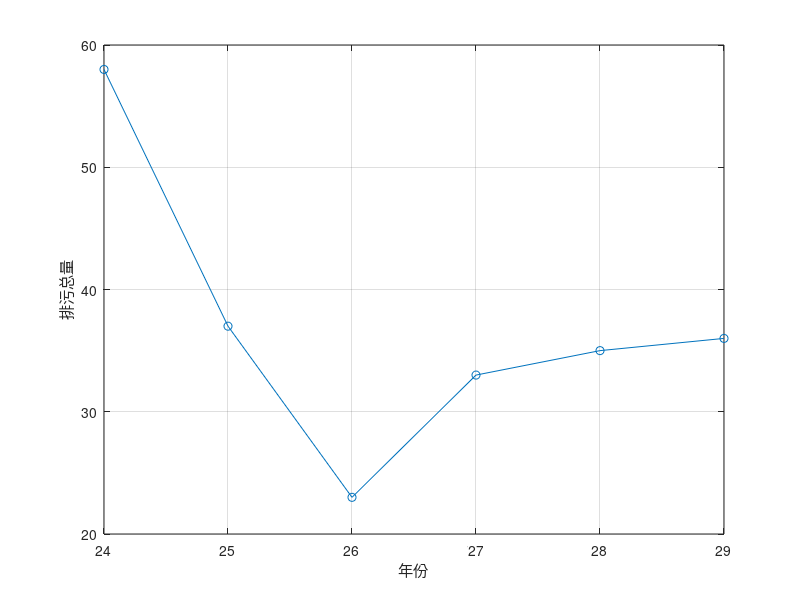
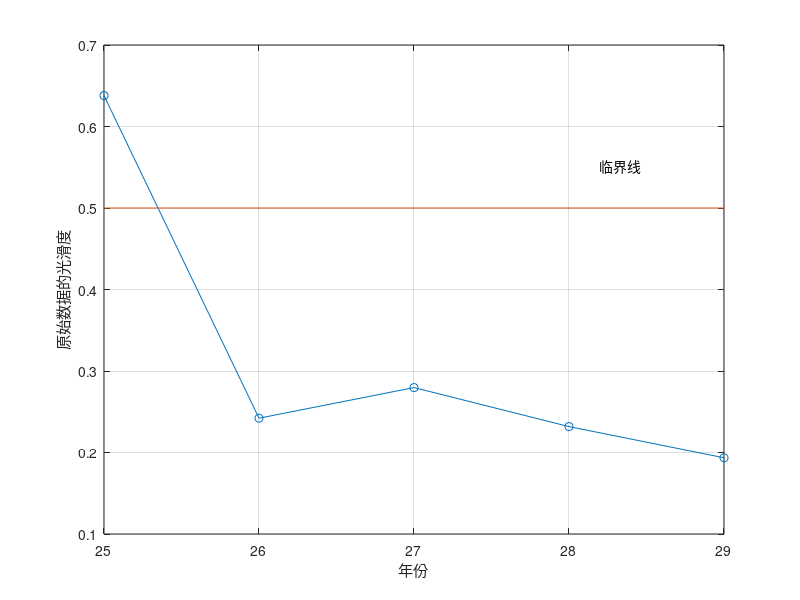

The MATLAB script that drew these images, in order: (Note: this script raises an error after producing the figures.)
%% 输入原始数据并作出时间序列图
clear;clc
year = [24:1:29]'; %横坐标表示天
x0 = [58,37,23,33,35,36]'; %原始数据序列，写成列向量形式

%画出原始数据的时间序列图
figure(1);
plot(year,x0,'o-');
grid on;
set(gca,'xtick',year(1:1:end))
xlabel('年份');
ylabel('排污总量');

%% 判断是否适用于数据期数较短的非负时间序列
ERROR = 0; %建立一个错误指标，一旦出错就指定为1
%判断是否有负数元素
if sum(x0<0) > 0
    disp('灰色预测的时间序列中不能有负数')
    ERROR = 1; 
end
%判断数据量是否太少
n = length(x0); %原始数据长度
disp(strcat('原始数据的长度为',num2str(n)))
if n<=3
    disp('数据量太小')
    ERROR = 1;
end
%数据太多时提示可考虑使用其他方法
if n>10
    disp('考虑其他使用方法')
end
%判断数据是否为列向量，如果输入的是行向量则转置为列向量
if size(x0,1) == 1
    x0 = x0';
end
if size(year,1) == 1
    year = year';
end

%% 对一次累加后的数据进行准指数规律的检验
if ERROR == 0
    disp('----------------------------------------')
    disp('准指数规律检验')
    x1 = cumsum(x0); %累加
    rho = x0(2:end) ./ x1(1:end-1); %计算光滑度
    %画出光滑度图形和0.5的直线
    figure(2)
    plot(year(2:end),rho,'-o',[year(2),year(end)],[0.5,0.5],'-');
    grid on;
    text(year(end-1)+0.2,0.55,'临界线')
    set(gca,'xtick',year(2:1:end))
    xlabel('年份');
    ylabel('原始数据的光滑度');
    
    disp(strcat('指标1：光滑度比小于0.5的数据占比为',num2str(100*sum(rho<0.5)/(n-1)),'%'))
    disp(strcat('指标2：除去前两个周期外，光滑度比小于0.5的数据占比为',num2str(100*sum(rho(3:end)<0.5)/(n-1)),'%'))
    disp('参考标准：指标1一般要大于60%，指标2要大于90%')
    
    Judge = input('你认为可以通过准指数规律的检验吗？可以输入1，不能输入0');
    if Judge == 0
        disp('不适合')
        ERROR = 1;
    end
    disp('----------------------------------------')
end

if ERROR == 0
    if n > 7 %分训练组和试验组(n>7取后三年，n<7取后两年)
        test_num = 3;
    else
        test_num = 2;
    end
    train_x0 = x0(1:end-test_num); %训练数据
    disp('训练数据是：')
    disp(mat2str(train_x0'))
    test_x0 = x0(end-test_num+1:end); %试验数据
    disp('试验数据是：')
    disp(mat2str(test_x0'))
    disp('----------------------------------------')
    %使用GM(1,1)模型对训练数据进行训练，返回的result计算往后预测test_num的数据
    disp(' ')
    disp('***下面是GM(1,1)模型预测的详细过程***')
    result1 = gm11(train_x0,test_num);
    disp(' ')
    disp('----------------------------------------')
    %绘制对试验数据进行预测的图形
    test_year = year(end-test_num+1:end); %试验组对应年份
    figure(3)
    plot(test_year,test_x0,'-o',test_year,result1,'*-');
    grid on;
    set(gca,'xtick',year(end-test_num+1):1:year(end))
    legend('试验组的真实数据','GM(1,1)预测结果')
    xlabel('年份');
    ylabel('排污总量');
    
    predict_num = input('请输入你要往后面预测的的期数：');
    [result,x0_hat,relative_residuals,eta] = gm11(x0,predict_num);
    
    %% 输出使用最佳的模型预测出来的结果
    disp('----------------------------------------')
    disp('对原始数据的拟合结果：')
    for i =1:n
        disp(strcat(num2str(year(i)),': ',num2str(x0_hat(i))))
    end
    disp(strcat('往后预测',num2str(predict_num),'期的得到的结果：'))
    for i = 1:predict_num
        disp(strcat(num2str(year(end)+i),'：',num2str(result(i))));
    end
    
    %% 绘制相对残差和级比偏差的图形
    figure(4)
    subplot(2,1,1) %绘制子图
    plot(year(2:end),relative_residuals,'*-');
    grid on;
    legend('相等残差');
    xlabel('年份');
    set(gca,'xtick',year(2:1:end))
    disp(' ')
    disp('****下面将输出对原数据拟合的评价结果****')
    
    %% 残差检验
    average_relative_residuals = mean(relative_residuals); %计算平均残差
    disp(strcat('平均相对残差为',num2str(average_relative_residuals)))
    if average_relative_residuals<0.1
        disp('残差检验的结果表明：该模型对原始数据的拟合程度非常不错')
    elseif average_relative_residuals<0.2
        disp('残差检验的结果表明：该模型对原始数据的拟合程度达到一般要求')
    else
        disp('残差检验的结果表明：该模型对原始数据的拟合程度不太好')
    end
    
    %% 级比偏差检验
    average_eta = mean(eta); %计算平均级比偏差
    disp(strcat('平均级比偏差为',num2str(average_eta)))
    if average_eta<0.1
        disp('级比检验的结果表明：该模型对原始数据的拟合程度非常不错')
    elseif average_eta<0.2
        disp('级比检验的结果表明：该模型对原始数据的拟合程度达到一般要求')
    else
        disp('级比检验的结果表明：该模型对原始数据的拟合程度不太好，建议使用其他模型预测')
    end
    disp(' ')
    disp('----------------------------------------')
    
    %% 绘制最终的预测效果图
    figure(5);
    plot(year,x0,'-o',year,x0_hat,'-*m',year(end)+1:year(end)+predict_num,result,'-*b');
    grid on;
    hold on;
    plot([year(end),year(end)+1],[x0(end),result(1)],'-*b')
    legend('原始数据','拟合数据','预测数据')
    set(gca,'xtick',[year(1):1:year(end)+predict_num])
    xlabel('年份');
    ylabel('排污总量');
end